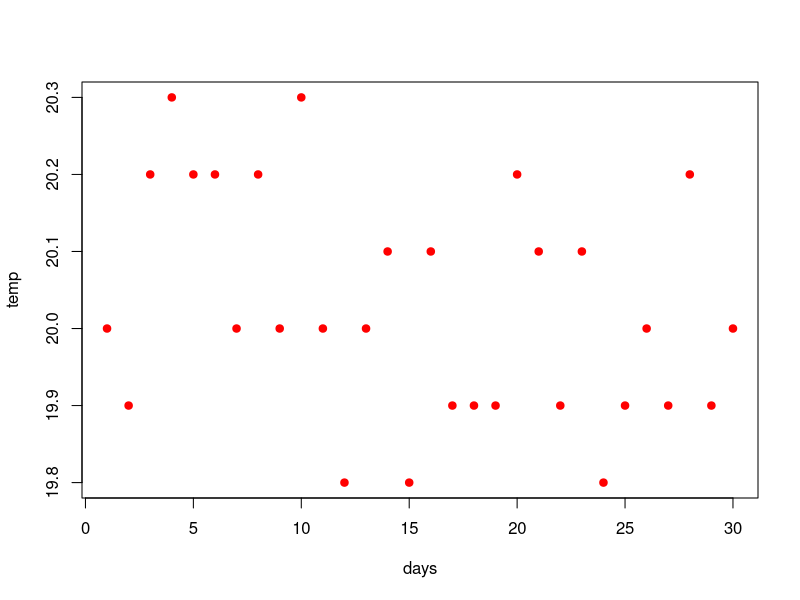
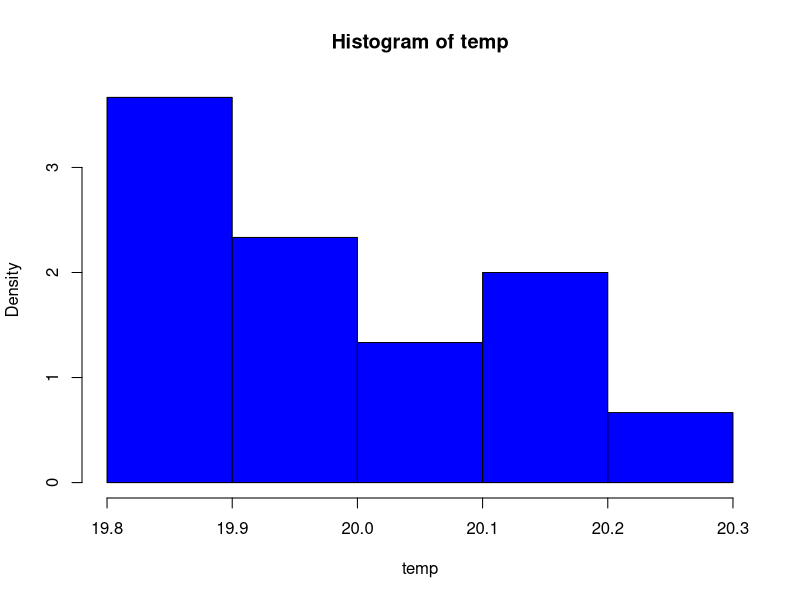
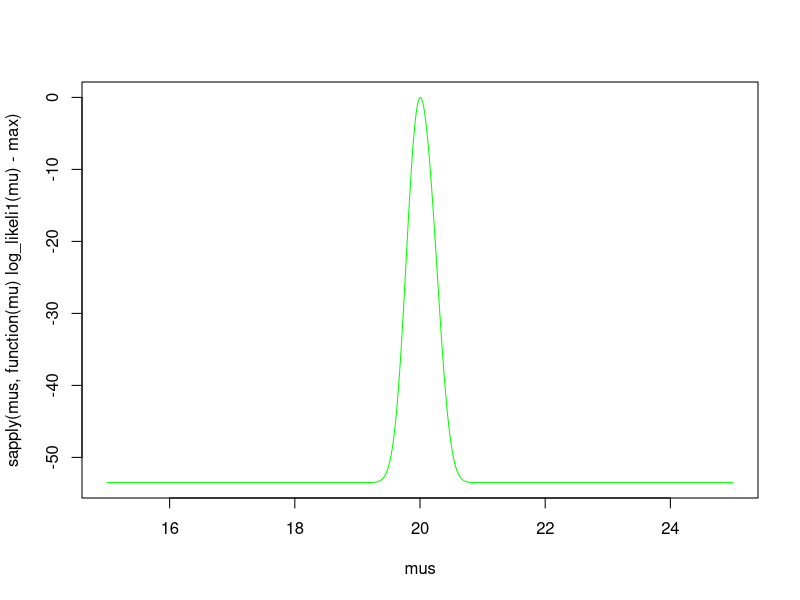
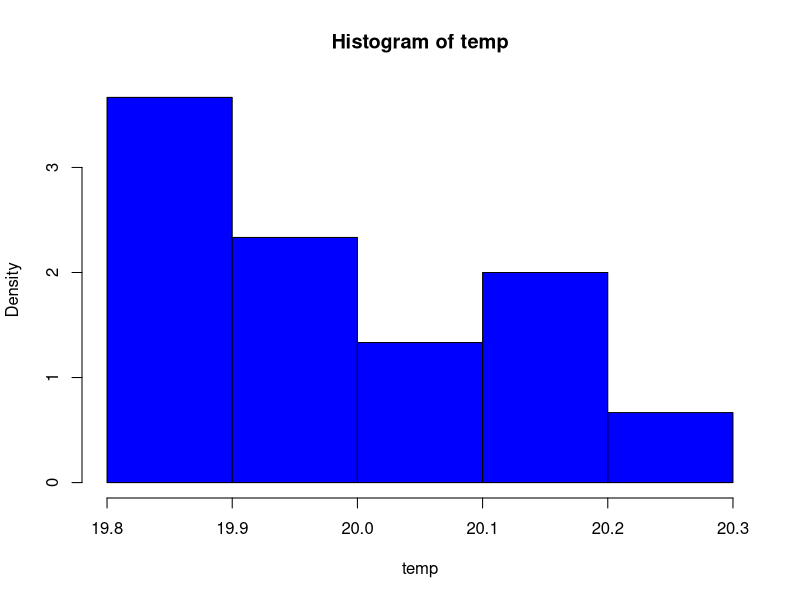
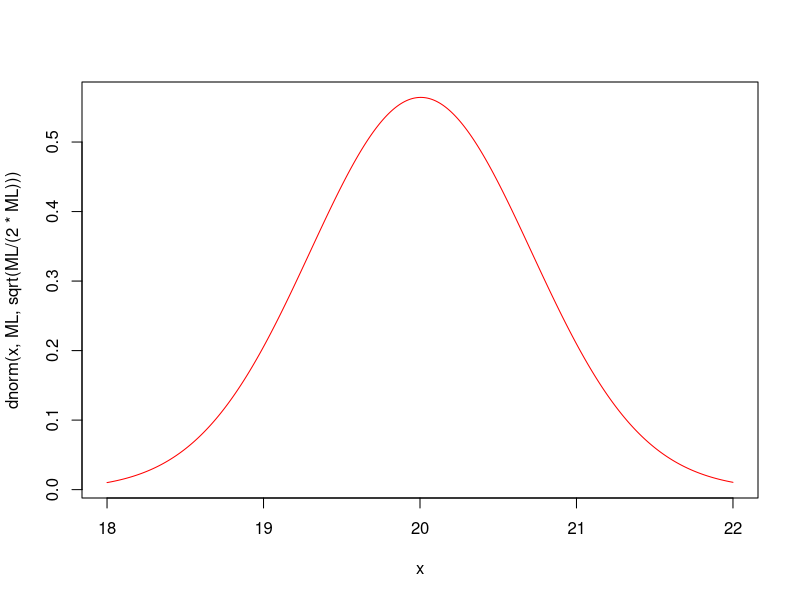
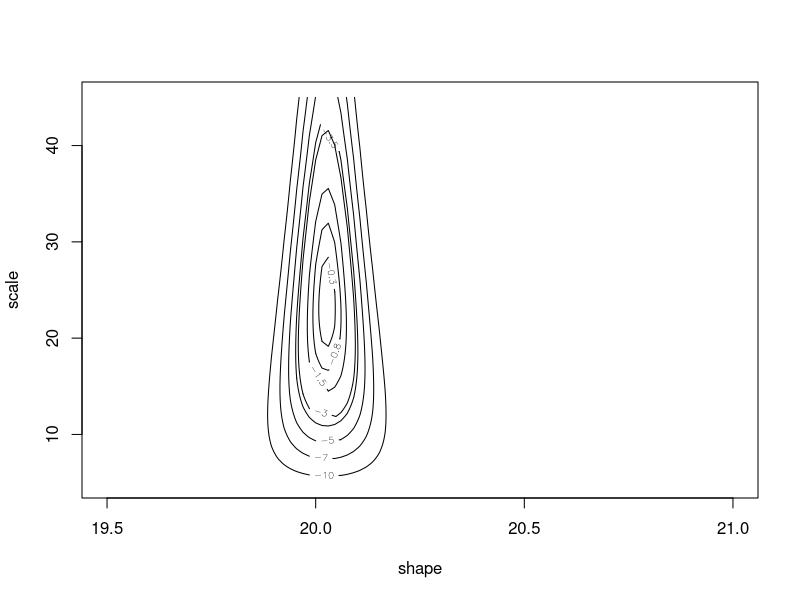
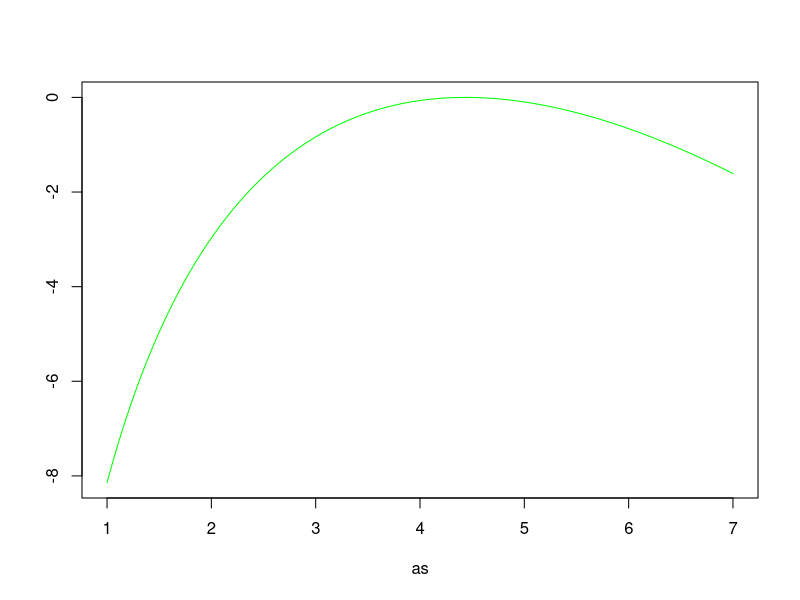
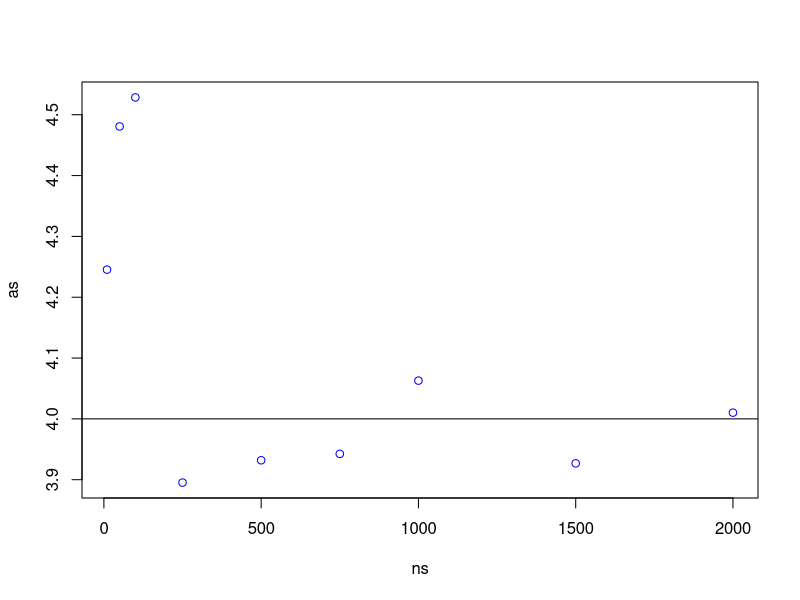

The R source for these figures, in order:
## ---- chunk 1

data = read.csv("temperature23.csv")
temp = data$temp
days = data$X
plot(days,temp,type="p",col="red",pch=19)
hist(temp,prob="TRUE",col="BLUE",breaks=5)
mean(temp)


## ---- chunk 2

 log_likeli1 <- function(mu){
   sum(dnorm(temp,mu,sqrt(1/(2*mu))),log=TRUE)
 }

mus = seq(15,25,length=1000)
opt = optim(15,function(mu) -log_likeli1(mu),method="Brent",lower=0,upper=50)
ML = opt$par
max = -opt$val

plot(mus,sapply(mus,function(mu)log_likeli1(mu)-max),type="l",col="green")
ML
hist(temp,prob="TRUE",col="BLUE",breaks=5)
x = seq(18,22,length=1000)
plot(x,dnorm(x,ML,sqrt(ML/(2*ML))),col="red",type="l")


log_likeli2 <- function(params){
  mu = params[1]
  k = params[2]
  sum(dnorm(temp,mu,sqrt(1/(2*k)),log=TRUE))
}

optt = optim(c(18,45),function(params)-log_likeli2(params),hessian=TRUE)
ML2 = optt$par
max = -optt$val
ML2

mus = seq(19.5,21,length=100)
k = seq(5,45,length=100)
grid = expand.grid(mus,k)
z = apply(grid,1,function(params)log_likeli2(params)-max) 
z = array(z,c(100,100))
contour(mus,k,z,levels=c(0,-0.3,-0.8,-1.5,-3.0,-3.5,-5,-7,-10),xlab="shape",ylab="scale")


## ---- chunk 3
library(MASS)
data = c(17.5,22.1,10.2,16.9,20.0,8.1,14.6,21.3,16.4)
n = length(data)

log_likeli <- function(x){
  mu = x[1]
  a = x[2]
  n*log(a)-a*n*log(mu)+(a-1)*sum(log(data))-1/(mu^a)*sum(data^a)
}

opt = optim(c(5,5),function(x)-log_likeli(x),hessian=TRUE)
ML = opt$par
max = -opt$val
observed_fisher=opt$hessian
se = sqrt(diag(solve(observed_fisher)))


profile_likeli <- function(a){
  optim(15,function(mu)-log_likeli(c(mu,a)),method="Brent",lower=0,upper=50)$par
}
as = seq(1,7,length=100)
plot(as,sapply(as,function(a) log_likeli(c(profile_likeli(a),a)))-max,col="green",type="l",ylab="")

wald_a = ML[2]+c(-1,1)*1.96*se[2]
wald_a

a = 4
as = c()
ns = c(10,50,100,250,500,750,1000,1500,2000)
#m = fitdistr(data,"weibull")
for (i in 1:length(ns)){
  n = ns[i]
  data = rweibull(n,4,17)
  print(n)
  
  log_likeli <- function(x){
  mu = x[1]
  a = x[2]
  n*log(a)-a*n*log(mu)+(a-1)*sum(log(data))-1/(mu^a)*sum(data^a)
  }
  
  ML = optim(c(15,3),function(x)-log_likeli(x))$par
  as = append(as,ML[2])
}
plot(ns,as,type="p",col="blue")
abline(h=4)
